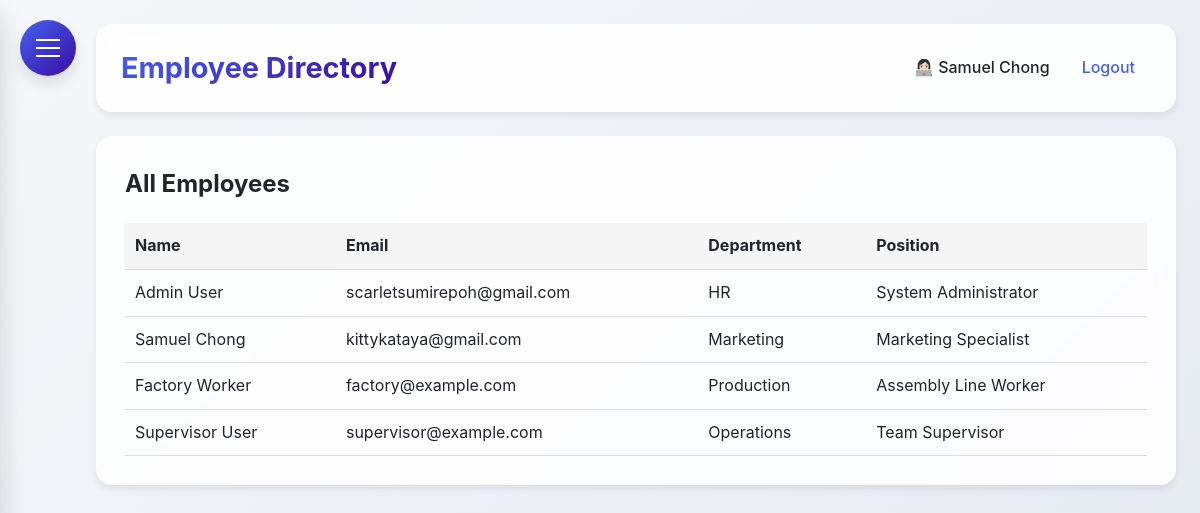
Screenshot of /employee_directory (signed in) with the database file from the repository.
### HerculesSystem.py (models this page shows, shortened)
class Employee(UserMixin, db.Model):
    id = db.Column(db.Integer, primary_key=True)
    username = db.Column(db.String(80), unique=True, nullable=False)
    password = db.Column(db.String(120), nullable=False)
    full_name = db.Column(db.String(120), nullable=False)
    email = db.Column(db.String(120), unique=True, nullable=False)
    department = db.Column(db.String(80))
    position = db.Column(db.String(80))
    hire_date = db.Column(db.Date)
    is_admin = db.Column(db.Boolean, default=False)
    user_type = db.Column(db.String(20), default='employee')  # admin, supervisor, office, factory

### HerculesSystem.py (the view)
@app.route('/employee_directory')
@login_required
def employee_directory():
    employees = Employee.query.all()
    return render_template('employee_directory.html', employees=employees)

### HerculesSystem.py (called while the page is built)
@login_manager.user_loader
def load_user(user_id):
    return db.session.get(Employee, int(user_id))

@app.context_processor
def inject_now():
    return {'now': datetime.utcnow()}

@app.before_request
def before_request():
    if request.url.startswith('https://'):
        new_url = request.url.replace('https://', 'http://', 1)
        return redirect(new_url, code=301)

### templates/employee_directory.html (shortened to what this page needs)
{% extends "base.html" %}
{% block content %}
<h2>All Employees</h2>
<table style="width: 100%; border-collapse: collapse; margin-top: 20px;">
    <thead>
        <tr style="background: #f5f5f5;">
            <th style="padding: 10px; text-align: left; border-bottom: 1px solid #ddd;">Name</th>
            <th style="padding: 10px; text-align: left; border-bottom: 1px solid #ddd;">Email</th>
            <th style="padding: 10px; text-align: left; border-bottom: 1px solid #ddd;">Department</th>
            <th style="padding: 10px; text-align: left; border-bottom: 1px solid #ddd;">Position</th>
        </tr>
    </thead>
    <tbody>
        {% for employee in employees %}
        <tr>
            <td style="padding: 10px; border-bottom: 1px solid #ddd;">{{ employee.full_name }}</td>
            <td style="padding: 10px; border-bottom: 1px solid #ddd;">{{ employee.email }}</td>
            <td style="padding: 10px; border-bottom: 1px solid #ddd;">{{ employee.department }}</td>
            <td style="padding: 10px; border-bottom: 1px solid #ddd;">{{ employee.position }}</td>
        </tr>
        {% endfor %}
    </tbody>
</table>
{% endblock %}

### templates/base.html (shortened to what this page needs)
<!DOCTYPE html>
<html lang="en">
<head>
</head>
<body>
    <div class="hamburger-menu" id="hamburgerMenu">
        <span></span>
    </div>
    <div class="main-content" id="mainContent">
        <div class="header">
            <h1>{% block header %}Hercules HR{% endblock %}</h1>
            <div class="user-info">
                {% if current_user.is_authenticated %}
                <span>👩🏻‍💻 {{ current_user.full_name }}</span>
                <a href="{{ url_for('logout') }}">Logout</a>
                {% else %}
                <a href="{{ url_for('login') }}">Login</a>
                {% endif %}
            </div>
        </div>
        <div class="content">
            {% block content %}{% endblock %}
        </div>
    </div>
</body>
</html>

### templates/base.html (style rules this page uses)
:root { --primary: #4361ee; --secondary: #3a0ca3; --accent: #7209b7; --success: #4cc9f0; --danger: #f72585; --warning: #fca311; --info: #4895ef; --light: #f8f9fa; --dark: #212529; --gray: #6c757d; --gradient-primary: linear-gradient(135deg, #4361ee, #3a0ca3); --gradient-accent: linear-gradient(135deg, #7209b7, #f72585); --shadow-sm: 0 4px 6px rgba(0, 0, 0, 0.07); --shadow-md: 0 8px 15px rgba(0, 0, 0, 0.1); --shadow-lg: 0 15px 25px rgba(0, 0, 0, 0.15); --border-radius: 12px; --border-radius-lg: 16px; --border-radius-xl: 20px; }
* { margin: 0; padding: 0; box-sizing: border-box; font-family: 'Inter', 'Segoe UI', system-ui, -apple-system, sans-serif; }
body { display: flex; min-height: 100vh; background: linear-gradient(135deg, #f5f7fa 0%, #e4e8f0 100%); color: var(--dark); line-height: 1.6; }
.hamburger-menu { position: fixed; top: 20px; left: 20px; z-index: 1000; cursor: pointer; background: var(--gradient-primary); border-radius: 50%; width: 56px; height: 56px; display: flex; align-items: center; justify-content: center; box-shadow: var(--shadow-md); transition: all 0.3s ease; }
.hamburger-menu span { display: block; width: 24px; height: 2px; background: #fff; position: relative; transition: all 0.3s cubic-bezier(0.4, 0, 0.2, 1); }
.hamburger-menu span:before, .hamburger-menu span:after { content: ''; position: absolute; width: 24px; height: 2px; background: #fff; transition: all 0.3s cubic-bezier(0.4, 0, 0.2, 1); }
.hamburger-menu span:before { top: -8px; }
.hamburger-menu span:after { top: 8px; }
.main-content { flex: 1; padding: 24px; margin-left: 0; transition: margin-left 0.3s cubic-bezier(0.4, 0, 0.2, 1); padding-left: 96px; }
.header { background: rgba(255, 255, 255, 0.9); backdrop-filter: blur(10px); padding: 20px 24px; border-radius: var(--border-radius-lg); box-shadow: var(--shadow-sm); display: flex; justify-content: space-between; align-items: center; margin-bottom: 24px; border: 1px solid rgba(255, 255, 255, 0.2); }
.header h1 { font-size: 1.8rem; font-weight: 700; background: var(--gradient-primary); -webkit-background-clip: text; background-clip: text; color: transparent; }
.user-info { display: flex; align-items: center; gap: 16px; }
.user-info span { color: var(--dark); font-weight: 500; }
.user-info a { color: var(--primary); text-decoration: none; font-weight: 500; transition: all 0.2s ease; padding: 8px 16px; border-radius: 8px; }
.content { background: rgba(255, 255, 255, 0.85); backdrop-filter: blur(10px); padding: 28px; border-radius: var(--border-radius-lg); box-shadow: var(--shadow-sm); border: 1px solid rgba(255, 255, 255, 0.2); }
.content { animation: fadeIn 0.4s ease-out; }

### rows the page displays
Employee: full_name "Samuel Chong", email "kittykataya@gmail.com", department "Marketing", position "Marketing Specialist"
Employee: full_name "Admin User", email "scarletsumirepoh@gmail.com", department "HR", position "System Administrator"
Employee: full_name "Factory Worker", email "factory@example.com", department "Production", position "Assembly Line Worker"
Employee: full_name "Supervisor User", email "supervisor@example.com", department "Operations", position "Team Supervisor"
